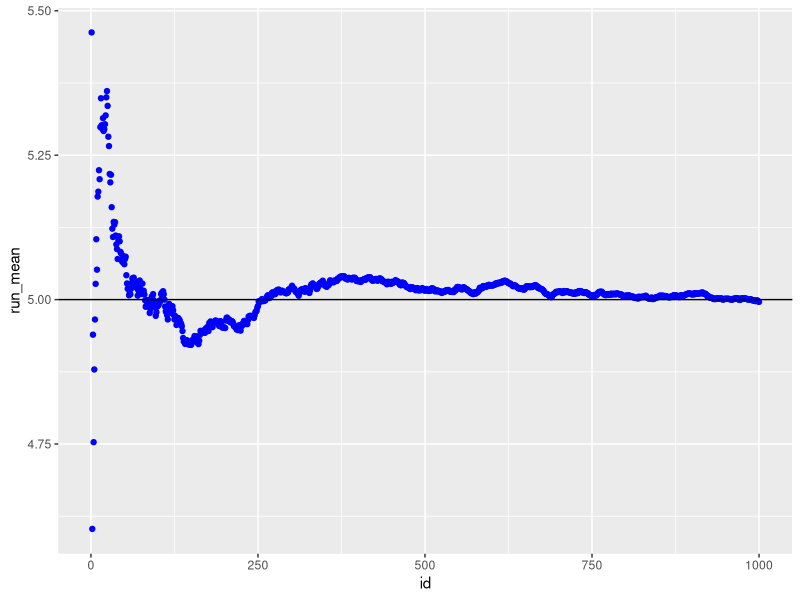
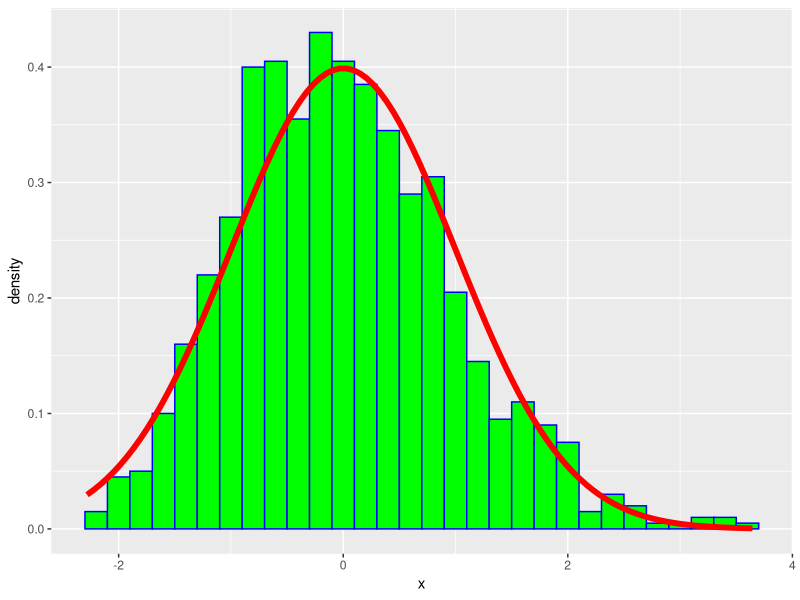

These charts were generated, in order, by the following R code:
## ---- chunk 1
lambda <- 0.2; nosim <- 1000; n <- 40
rexpDistF <- data.frame(id=numeric(nosim), mean=numeric(nosim), var=numeric(nosim),
run_mean=numeric(nosim), run_variance=numeric(nosim))
for(i in 1:nosim) {
rdm <- rexp(n, rate=lambda)
rexpDistF$id[i] <- i; rexpDistF$mean[i] <- mean(rdm); rexpDistF$var[i] <- var(rdm)
if (i > 1) {
rexpDistF$run_mean[i] <- (rexpDistF$run_mean[i-1] * (i-1) + mean(rdm)) / i
rexpDistF$run_variance[i] <- (rexpDistF$run_variance[i-1] * (i-1) + var(rdm)) / i
} else {
rexpDistF$run_mean[i] <- mean(rdm); rexpDistF$run_variance[i] <- var(rdm)
}
}
## ---- chunk 2
library(ggplot2)
ggplot(rexpDistF, aes(x=id, y=run_mean)) + geom_point(colour="blue") + geom_hline(yintercept=1/lambda)
## ---- chunk 3
normalMeans <- data.frame(x=numeric(nosim))
normalMeans$x <- (rexpDistF$mean - (1/lambda)) / ((1/lambda)/sqrt(n))
## ---- chunk 4
g3 <- ggplot(normalMeans, aes(x=x))
g3 <- g3 + geom_histogram(binwidth=.2, color="blue", fill="green", aes(y=..density..))
g3 + stat_function(fun=dnorm, color="red", size=2)
## ---- chunk 5
m <- mean(rexpDistF$mean); sd <- sqrt(mean(rexpDistF$var))
m + c(-1, 1) * 1.96 * sd / sqrt(n)
